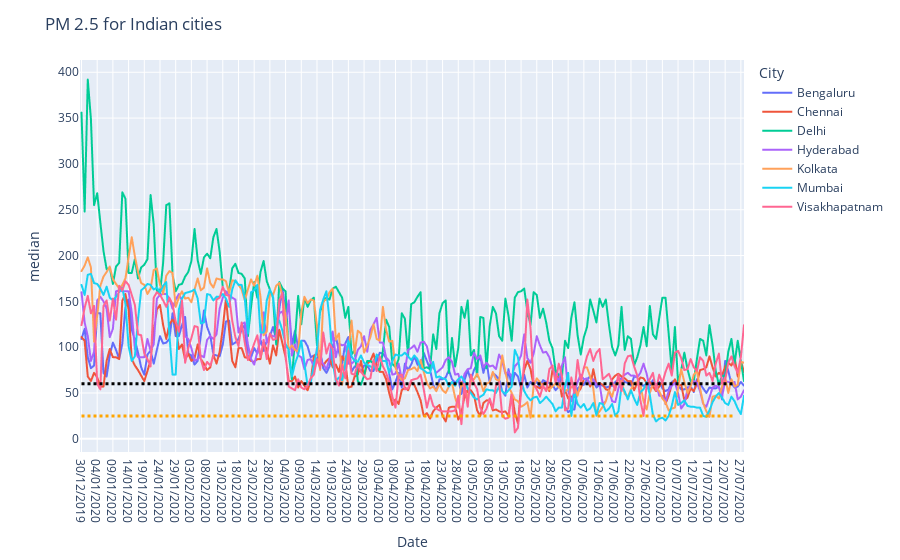

Notebook cell for this chart:
### Code cell
fig=px.line(df1,x='Date',y='median',color='City')
fig.add_shape(type="line",
            x0='30/12/2019',
            y0=25,
            x1='25/07/2020',
            y1=25,
            line=dict(
                color="orange",
                width=3,
                dash="dot",
            ))
fig.add_shape(type="line",
            x0='30/12/2019',
            y0=60,
            x1='25/07/2020',
            y1=60,
            line=dict(
                color="black",
                width=3,
                dash="dot",
            ))
fig.update_layout(title="PM 2.5 for Indian cities")
fig.show()

### Figure 1 — Plotly figure (JSON) as saved in the notebook; plotly's stock layout.template omitted (floating-point values rounded to 4 significant figures; data arrays with more than 128 entries replaced by an {"elided": "..."} marker saying what was removed)
{"data": [{"hovertemplate": "City=Bengaluru<br>Date=%{x}<br>median=%{y}<extra></extra>", "legendgroup": "Bengaluru", "line": {"color": "#636efa", "dash": "solid"}, "mode": "lines", "name": "Bengaluru", "showlegend": true, "type": "scattergl", "x": {"elided": "212 str values"}, "xaxis": "x", "y": {"elided": "212 int values"}, "yaxis": "y"}, {"hovertemplate": "City=Chennai<br>Date=%{x}<br>median=%{y}<extra></extra>", "legendgroup": "Chennai", "line": {"color": "#EF553B", "dash": "solid"}, "mode": "lines", "name": "Chennai", "showlegend": true, "type": "scattergl", "x": {"elided": "212 str values"}, "xaxis": "x", "y": {"elided": "212 int values"}, "yaxis": "y"}, {"hovertemplate": "City=Delhi<br>Date=%{x}<br>median=%{y}<extra></extra>", "legendgroup": "Delhi", "line": {"color": "#00cc96", "dash": "solid"}, "mode": "lines", "name": "Delhi", "showlegend": true, "type": "scattergl", "x": {"elided": "212 str values"}, "xaxis": "x", "y": {"elided": "212 int values"}, "yaxis": "y"}, {"hovertemplate": "City=Hyderabad<br>Date=%{x}<br>median=%{y}<extra></extra>", "legendgroup": "Hyderabad", "line": {"color": "#ab63fa", "dash": "solid"}, "mode": "lines", "name": "Hyderabad", "showlegend": true, "type": "scattergl", "x": {"elided": "212 str values"}, "xaxis": "x", "y": {"elided": "212 int values"}, "yaxis": "y"}, {"hovertemplate": "City=Kolkata<br>Date=%{x}<br>median=%{y}<extra></extra>", "legendgroup": "Kolkata", "line": {"color": "#FFA15A", "dash": "solid"}, "mode": "lines", "name": "Kolkata", "showlegend": true, "type": "scattergl", "x": {"elided": "212 str values"}, "xaxis": "x", "y": {"elided": "212 int values"}, "yaxis": "y"}, {"hovertemplate": "City=Mumbai<br>Date=%{x}<br>median=%{y}<extra></extra>", "legendgroup": "Mumbai", "line": {"color": "#19d3f3", "dash": "solid"}, "mode": "lines", "name": "Mumbai", "showlegend": true, "type": "scattergl", "x": {"elided": "212 str values"}, "xaxis": "x", "y": {"elided": "212 int values"}, "yaxis": "y"}, {"hovertemplate": "City=Visakhapatnam<br>Date=%{x}<br>median=%{y}<extra></extra>", "legendgroup": "Visakhapatnam", "line": {"color": "#FF6692", "dash": "solid"}, "mode": "lines", "name": "Visakhapatnam", "showlegend": true, "type": "scattergl", "x": {"elided": "209 str values"}, "xaxis": "x", "y": {"elided": "209 int values"}, "yaxis": "y"}], "layout": {"autosize": true, "legend": {"title": {"text": "City"}, "tracegroupgap": 0}, "margin": {"t": 60}, "shapes": [{"line": {"color": "orange", "dash": "dot", "width": 3}, "type": "line", "x0": "30/12/2019", "x1": "25/07/2020", "y0": 25, "y1": 25}, {"line": {"color": "black", "dash": "dot", "width": 3}, "type": "line", "x0": "30/12/2019", "x1": "25/07/2020", "y0": 60, "y1": 60}], "title": {"text": "PM 2.5 for Indian cities"}, "xaxis": {"anchor": "y", "autorange": true, "domain": [0, 1], "range": [-0.4274, 211], "title": {"text": "Date"}, "type": "category"}, "yaxis": {"anchor": "x", "autorange": true, "domain": [0, 1], "range": [-14.39, 413.4], "title": {"text": "median"}, "type": "linear"}}}
